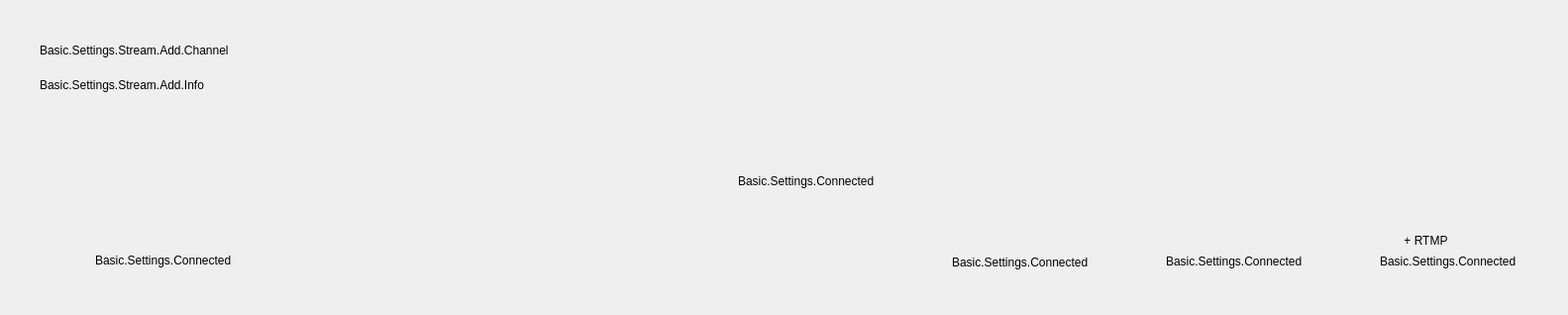
         <widget class="QWidget" name="page_NeedAccount">
          <layout class="QVBoxLayout" name="verticalLayout_3">
           <property name="spacing">
            <number>30</number>
           </property>
           <property name="leftMargin">
            <number>40</number>
           </property>
           <property name="topMargin">
            <number>40</number>
           </property>
           <property name="rightMargin">
            <number>40</number>
           </property>
           <property name="bottomMargin">
            <number>0</number>
           </property>
           <item>
            <widget class="QWidget" name="widget_AddAccount" native="true">
             <layout class="QVBoxLayout" name="verticalLayout_8">
              <property name="spacing">
               <number>12</number>
              </property>
              <property name="leftMargin">
               <number>0</number>
              </property>
              <property name="topMargin">
               <number>0</number>
              </property>
              <property name="rightMargin">
               <number>0</number>
              </property>
              <property name="bottomMargin">
               <number>0</number>
              </property>
              <item>
               <widget class="QLabel" name="label_AddChannel">
                <property name="minimumSize">
                 <size>
                  <width>0</width>
                  <height>22</height>
                 </size>
                </property>
                <property name="maximumSize">
                 <size>
                  <width>16777215</width>
                  <height>22</height>
                 </size>
                </property>
                <property name="text">
                 <string>Basic.Settings.Stream.Add.Channel</string>
                </property>
               </widget>
              </item>
              <item>
               <widget class="QLabel" name="label_AddChannelToStart">
                <property name="minimumSize">
                 <size>
                  <width>0</width>
                  <height>24</height>
                 </size>
                </property>
                <property name="maximumSize">
                 <size>
                  <width>16777215</width>
                  <height>24</height>
                 </size>
                </property>
                <property name="text">
                 <string>Basic.Settings.Stream.Add.Info</string>
                </property>
               </widget>
              </item>
             </layout>
            </widget>
           </item>
           <item>
            <widget class="QWidget" name="widget_PlatformButtons" native="true">
             <layout class="QGridLayout" name="gridLayout">
              <property name="leftMargin">
               <number>0</number>
              </property>
              <property name="topMargin">
               <number>0</number>
              </property>
              <property name="rightMargin">
               <number>0</number>
              </property>
              <property name="bottomMargin">
               <number>0</number>
              </property>
              <property name="spacing">
               <number>10</number>
              </property>
              <item row="1" column="2">
               <widget class="AFQHoverWidget" name="widget_AddYoutube" native="true">
                <property name="sizePolicy">
                 <sizepolicy hsizetype="Fixed" vsizetype="Fixed">
                  <horstretch>0</horstretch>
                  <verstretch>0</verstretch>
                 </sizepolicy>
                </property>
                <property name="minimumSize">
                 <size>
                  <width>206</width>
                  <height>70</height>
                 </size>
                </property>
                <property name="maximumSize">
                 <size>
                  <width>206</width>
                  <height>70</height>
                 </size>
                </property>
                <layout class="QVBoxLayout" name="verticalLayout_15">
                 <property name="spacing">
                  <number>0</number>
                 </property>
                 <property name="leftMargin">
                  <number>0</number>
                 </property>
                 <property name="topMargin">
                  <number>0</number>
                 </property>
                 <property name="rightMargin">
                  <number>0</number>
                 </property>
                 <property name="bottomMargin">
                  <number>4</number>
                 </property>
                 <item>
                  <widget class="QWidget" name="widget_11" native="true">
                   <layout class="QHBoxLayout" name="horizontalLayout_14">
                    <property name="spacing">
                     <number>0</number>
                    </property>
                    <property name="leftMargin">
                     <number>0</number>
                    </property>
                    <property name="topMargin">
                     <number>25</number>
                    </property>
                    <property name="rightMargin">
                     <number>0</number>
                    </property>
                    <property name="bottomMargin">
                     <number>0</number>
                    </property>
                    <item alignment="Qt::AlignHCenter|Qt::AlignVCenter">
                     <widget class="QLabel" name="label_YoutubeIcon">
                      <property name="sizePolicy">
                       <sizepolicy hsizetype="Fixed" vsizetype="Fixed">
                        <horstretch>0</horstretch>
                        <verstretch>0</verstretch>
                       </sizepolicy>
                      </property>
                      <property name="minimumSize">
                       <size>
                        <width>89</width>
                        <height>20</height>
                       </size>
                      </property>
                      <property name="maximumSize">
                       <size>
                        <width>89</width>
                        <height>20</height>
                       </size>
                      </property>
                      <property name="text">
                       <string/>
                      </property>
                     </widget>
                    </item>
                   </layout>
                  </widget>
                 </item>
                 <item>
                  <widget class="QWidget" name="widget_12" native="true">
                   <layout class="QHBoxLayout" name="horizontalLayout_15">
                    <property name="spacing">
                     <number>0</number>
                    </property>
                    <property name="leftMargin">
                     <number>0</number>
                    </property>
                    <property name="topMargin">
                     <number>0</number>
                    </property>
                    <property name="rightMargin">
                     <number>12</number>
                    </property>
                    <property name="bottomMargin">
                     <number>0</number>
                    </property>
                    <item>
                     <spacer name="horizontalSpacer_11">
                      <property name="orientation">
                       <enum>Qt::Horizontal</enum>
                      </property>
                      <property name="sizeHint" stdset="0">
                       <size>
                        <width>176</width>
                        <height>10</height>
                       </size>
                      </property>
                     </spacer>
                    </item>
                    <item>
                     <widget class="QLabel" name="label_YoutubeConnected">
                      <property name="text">
                       <string>Basic.Settings.Connected</string>
                      </property>
                     </widget>
                    </item>
                   </layout>
                  </widget>
                 </item>
                </layout>
               </widget>
              </item>
              <item row="1" column="3">
               <widget class="AFQHoverWidget" name="widget_AddRTMP" native="true">
                <property name="sizePolicy">
                 <sizepolicy hsizetype="Fixed" vsizetype="Fixed">
                  <horstretch>0</horstretch>
                  <verstretch>0</verstretch>
                 </sizepolicy>
                </property>
                <property name="minimumSize">
                 <size>
                  <width>206</width>
                  <height>70</height>
                 </size>
                </property>
                <property name="maximumSize">
                 <size>
                  <width>206</width>
                  <height>70</height>
                 </size>
                </property>
                <layout class="QVBoxLayout" name="verticalLayout_16">
                 <property name="spacing">
                  <number>0</number>
                 </property>
                 <property name="leftMargin">
                  <number>0</number>
                 </property>
                 <property name="topMargin">
                  <number>0</number>
                 </property>
                 <property name="rightMargin">
                  <number>0</number>
                 </property>
                 <property name="bottomMargin">
                  <number>4</number>
                 </property>
                 <item>
                  <widget class="QWidget" name="widget_5" native="true">
                   <layout class="QHBoxLayout" name="horizontalLayout_13">
                    <property name="spacing">
                     <number>0</number>
                    </property>
                    <property name="leftMargin">
                     <number>0</number>
                    </property>
                    <property name="topMargin">
                     <number>24</number>
                    </property>
                    <property name="rightMargin">
                     <number>0</number>
                    </property>
                    <property name="bottomMargin">
                     <number>0</number>
                    </property>
                    <item alignment="Qt::AlignHCenter|Qt::AlignVCenter">
                     <widget class="QLabel" name="label_RTMPIcon">
                      <property name="sizePolicy">
                       <sizepolicy hsizetype="Fixed" vsizetype="Fixed">
                        <horstretch>0</horstretch>
                        <verstretch>0</verstretch>
                       </sizepolicy>
                      </property>
                      <property name="minimumSize">
                       <size>
                        <width>71</width>
                        <height>22</height>
                       </size>
                      </property>
                      <property name="maximumSize">
                       <size>
                        <width>71</width>
                        <height>22</height>
                       </size>
                      </property>
                      <property name="text">
                       <string>+ RTMP</string>
                      </property>
                      <property name="alignment">
                       <set>Qt::AlignCenter</set>
                      </property>
                     </widget>
                    </item>
                   </layout>
                  </widget>
                 </item>
                 <item>
                  <widget class="QWidget" name="widget_10" native="true">
                   <layout class="QHBoxLayout" name="horizontalLayout_16">
                    <property name="spacing">
                     <number>0</number>
                    </property>
                    <property name="leftMargin">
                     <number>0</number>
                    </property>
                    <property name="topMargin">
                     <number>0</number>
                    </property>
                    <property name="rightMargin">
                     <number>12</number>
                    </property>
                    <property name="bottomMargin">
                     <number>0</number>
                    </property>
                    <item>
                     <spacer name="horizontalSpacer_12">
                      <property name="orientation">
                       <enum>Qt::Horizontal</enum>
                      </property>
                      <property name="sizeHint" stdset="0">
                       <size>
                        <width>176</width>
                        <height>10</height>
                       </size>
                      </property>
                     </spacer>
                    </item>
                    <item>
                     <widget class="QLabel" name="label_RTMPConnected">
                      <property name="text">
                       <string>Basic.Settings.Connected</string>
                      </property>
                     </widget>
                    </item>
                   </layout>
                  </widget>
                 </item>
                </layout>
               </widget>
              </item>
              <item row="1" column="0">
               <widget class="AFQHoverWidget" name="widget_AddSoop" native="true">
                <property name="sizePolicy">
                 <sizepolicy hsizetype="Fixed" vsizetype="Fixed">
                  <horstretch>0</horstretch>
                  <verstretch>0</verstretch>
                 </sizepolicy>
                </property>
                <property name="minimumSize">
                 <size>
                  <width>206</width>
                  <height>70</height>
                 </size>
                </property>
                <property name="maximumSize">
                 <size>
                  <width>206</width>
                  <height>70</height>
                 </size>
                </property>
                <layout class="QVBoxLayout" name="verticalLayout_12">
                 <property name="spacing">
                  <number>0</number>
                 </property>
                 <property name="leftMargin">
                  <number>0</number>
                 </property>
                 <property name="topMargin">
                  <number>0</number>
                 </property>
                 <property name="rightMargin">
                  <number>0</number>
                 </property>
                 <property name="bottomMargin">
                  <number>4</number>
                 </property>
                 <item>
                  <widget class="QWidget" name="widget_3" native="true">
                   <layout class="QHBoxLayout" name="horizontalLayout_9">
                    <property name="spacing">
                     <number>0</number>
                    </property>
                    <property name="leftMargin">
                     <number>0</number>
                    </property>
                    <property name="topMargin">
                     <number>24</number>
                    </property>
                    <property name="rightMargin">
                     <number>0</number>
                    </property>
                    <property name="bottomMargin">
                     <number>0</number>
                    </property>
                    <item alignment="Qt::AlignHCenter|Qt::AlignVCenter">
                     <widget class="QLabel" name="label_SoopIcon">
                      <property name="sizePolicy">
                       <sizepolicy hsizetype="Fixed" vsizetype="Fixed">
                        <horstretch>0</horstretch>
                        <verstretch>0</verstretch>
                       </sizepolicy>
                      </property>
                      <property name="minimumSize">
                       <size>
                        <width>100</width>
                        <height>20</height>
                       </size>
                      </property>
                      <property name="maximumSize">
                       <size>
                        <width>100</width>
                        <height>20</height>
                       </size>
                      </property>
                      <property name="text">
                       <string/>
                      </property>
                     </widget>
                    </item>
                   </layout>
                  </widget>
                 </item>
                 <item>
                  <widget class="QWidget" name="widget_6" native="true">
                   <layout class="QHBoxLayout" name="horizontalLayout_10">
                    <property name="spacing">
                     <number>0</number>
                    </property>
                    <property name="leftMargin">
                     <number>0</number>
                    </property>
                    <property name="topMargin">
                     <number>0</number>
                    </property>
                    <property name="rightMargin">
                     <number>12</number>
                    </property>
                    <property name="bottomMargin">
                     <number>0</number>
                    </property>
                    <item>
                     <spacer name="horizontalSpacer_9">
                      <property name="orientation">
                       <enum>Qt::Horizontal</enum>
                      </property>
                      <property name="sizeHint" stdset="0">
                       <size>
                        <width>176</width>
                        <height>10</height>
                       </size>
                      </property>
                     </spacer>
                    </item>
                    <item>
                     <widget class="QLabel" name="label_SoopConnected">
                      <property name="text">
                       <string>Basic.Settings.Connected</string>
                      </property>
                     </widget>
                    </item>
                   </layout>
                  </widget>
                 </item>
                </layout>
               </widget>
              </item>
              <item row="1" column="1">
               <widget class="AFQHoverWidget" name="widget_AddTwitch" native="true">
                <property name="sizePolicy">
                 <sizepolicy hsizetype="Fixed" vsizetype="Fixed">
                  <horstretch>0</horstretch>
                  <verstretch>0</verstretch>
                 </sizepolicy>
                </property>
                <property name="minimumSize">
                 <size>
                  <width>206</width>
                  <height>70</height>
                 </size>
                </property>
                <property name="maximumSize">
                 <size>
                  <width>206</width>
                  <height>70</height>
                 </size>
                </property>
                <layout class="QVBoxLayout" name="verticalLayout_13">
                 <property name="spacing">
                  <number>0</number>
                 </property>
                 <property name="leftMargin">
                  <number>0</number>
                 </property>
                 <property name="topMargin">
                  <number>0</number>
                 </property>
                 <property name="rightMargin">
                  <number>0</number>
                 </property>
                 <property name="bottomMargin">
                  <number>4</number>
                 </property>
                 <item>
                  <widget class="QWidget" name="widget_7" native="true">
                   <layout class="QHBoxLayout" name="horizontalLayout_11">
                    <property name="spacing">
                     <number>0</number>
                    </property>
                    <property name="leftMargin">
                     <number>0</number>
                    </property>
                    <property name="topMargin">
                     <number>22</number>
                    </property>
                    <property name="rightMargin">
                     <number>0</number>
                    </property>
                    <property name="bottomMargin">
                     <number>0</number>
                    </property>
                    <item alignment="Qt::AlignHCenter|Qt::AlignVCenter">
                     <widget class="QLabel" name="label_TwitchIcon">
                      <property name="sizePolicy">
                       <sizepolicy hsizetype="Fixed" vsizetype="Fixed">
                        <horstretch>0</horstretch>
                        <verstretch>0</verstretch>
                       </sizepolicy>
                      </property>
                      <property name="minimumSize">
                       <size>
                        <width>75</width>
                        <height>25</height>
                       </size>
                      </property>
                      <property name="maximumSize">
                       <size>
                        <width>75</width>
                        <height>25</height>
                       </size>
                      </property>
                      <property name="text">
                       <string/>
                      </property>
                     </widget>
                    </item>
                   </layout>
                  </widget>
                 </item>
                 <item>
                  <widget class="QWidget" name="widget_8" native="true">
                   <layout class="QHBoxLayout" name="horizontalLayout_12">
                    <property name="spacing">
                     <number>0</number>
                    </property>
                    <property name="leftMargin">
                     <number>0</number>
                    </property>
                    <property name="topMargin">
                     <number>0</number>
                    </property>
                    <property name="rightMargin">
                     <number>12</number>
                    </property>
                    <property name="bottomMargin">
                     <number>0</number>
                    </property>
                    <item>
                     <spacer name="horizontalSpacer_10">
                      <property name="orientation">
                       <enum>Qt::Horizontal</enum>
                      </property>
                      <property name="sizeHint" stdset="0">
                       <size>
                        <width>176</width>
                        <height>10</height>
                       </size>
                      </property>
                     </spacer>
                    </item>
                    <item>
                     <widget class="QLabel" name="label_TwitchConnected">
                      <property name="text">
                       <string>Basic.Settings.Connected</string>
                      </property>
                     </widget>
                    </item>
                   </layout>
                  </widget>
                 </item>
                </layout>
               </widget>
              </item>
              <item row="0" column="0">
               <widget class="AFQHoverWidget" name="widget_AddSoopGlobal" native="true">
                <property name="sizePolicy">
                 <sizepolicy hsizetype="Minimum" vsizetype="Fixed">
                  <horstretch>0</horstretch>
                  <verstretch>0</verstretch>
                 </sizepolicy>
                </property>
                <property name="minimumSize">
                 <size>
                  <width>855</width>
                  <height>70</height>
                 </size>
                </property>
                <property name="maximumSize">
                 <size>
                  <width>855</width>
                  <height>70</height>
                 </size>
                </property>
                <layout class="QVBoxLayout" name="verticalLayout_11">
                 <property name="spacing">
                  <number>0</number>
                 </property>
                 <property name="leftMargin">
                  <number>393</number>
                 </property>
                 <property name="topMargin">
                  <number>0</number>
                 </property>
                 <property name="rightMargin">
                  <number>0</number>
                 </property>
                 <property name="bottomMargin">
                  <number>4</number>
                 </property>
                 <item>
                  <widget class="QWidget" name="widget" native="true">
                   <layout class="QHBoxLayout" name="horizontalLayout_7">
                    <property name="spacing">
                     <number>0</number>
                    </property>
                    <property name="leftMargin">
                     <number>0</number>
                    </property>
                    <property name="topMargin">
                     <number>23</number>
                    </property>
                    <property name="rightMargin">
                     <number>16</number>
                    </property>
                    <property name="bottomMargin">
                     <number>0</number>
                    </property>
                    <item>
                     <widget class="QLabel" name="label_SoopGlobalIcon">
                      <property name="sizePolicy">
                       <sizepolicy hsizetype="Fixed" vsizetype="Fixed">
                        <horstretch>0</horstretch>
                        <verstretch>0</verstretch>
                       </sizepolicy>
                      </property>
                      <property name="minimumSize">
                       <size>
                        <width>72</width>
                        <height>21</height>
                       </size>
                      </property>
                      <property name="maximumSize">
                       <size>
                        <width>72</width>
                        <height>21</height>
                       </size>
                      </property>
                      <property name="text">
                       <string/>
                      </property>
                     </widget>
                    </item>
                    <item>
                     <spacer name="horizontalSpacer_7">
                      <property name="orientation">
                       <enum>Qt::Horizontal</enum>
                      </property>
                      <property name="sizeHint" stdset="0">
                       <size>
                        <width>40</width>
                        <height>20</height>
                       </size>
                      </property>
                     </spacer>
                    </item>
                    <item>
                     <widget class="QLabel" name="label_GlobalIcon">
                      <property name="sizePolicy">
                       <sizepolicy hsizetype="Fixed" vsizetype="Fixed">
                        <horstretch>0</horstretch>
                        <verstretch>0</verstretch>
                       </sizepolicy>
                      </property>
                      <property name="minimumSize">
                       <size>
                        <width>20</width>
                        <height>20</height>
                       </size>
                      </property>
                      <property name="maximumSize">
                       <size>
                        <width>20</width>
                        <height>20</height>
                       </size>
                      </property>
                      <property name="text">
                       <string/>
                      </property>
                     </widget>
                    </item>
                   </layout>
                  </widget>
                 </item>
                 <item>
                  <widget class="QWidget" name="widget_2" native="true">
                   <layout class="QHBoxLayout" name="horizontalLayout_8">
                    <property name="spacing">
                     <number>0</number>
                    </property>
                    <property name="leftMargin">
                     <number>0</number>
                    </property>
                    <property name="topMargin">
                     <number>0</number>
                    </property>
                    <property name="rightMargin">
                     <number>12</number>
                    </property>
                    <property name="bottomMargin">
                     <number>0</number>
                    </property>
                    <item>
                     <spacer name="horizontalSpacer_8">
                      <property name="orientation">
                       <enum>Qt::Horizontal</enum>
                      </property>
                      <property name="sizeHint" stdset="0">
                       <size>
                        <width>40</width>
                        <height>20</height>
                       </size>
                      </property>
                     </spacer>
                    </item>
                    <item>
                     <widget class="QLabel" name="label_SoopGlobalConnected">
                      <property name="sizePolicy">
                       <sizepolicy hsizetype="Minimum" vsizetype="Minimum">
                        <horstretch>0</horstretch>
                        <verstretch>0</verstretch>
                       </sizepolicy>
                      </property>
                      <property name="text">
                       <string>Basic.Settings.Connected</string>
                      </property>
                     </widget>
                    </item>
                   </layout>
                  </widget>
                 </item>
                </layout>
               </widget>
              </item>
             </layout>
            </widget>
           </item>
           <item>
            <spacer name="verticalSpacer">
             <property name="orientation">
              <enum>Qt::Vertical</enum>
             </property>
             <property name="sizeHint" stdset="0">
              <size>
               <width>20</width>
               <height>40</height>
              </size>
             </property>
            </spacer>
           </item>
          </layout>
         </widget>
